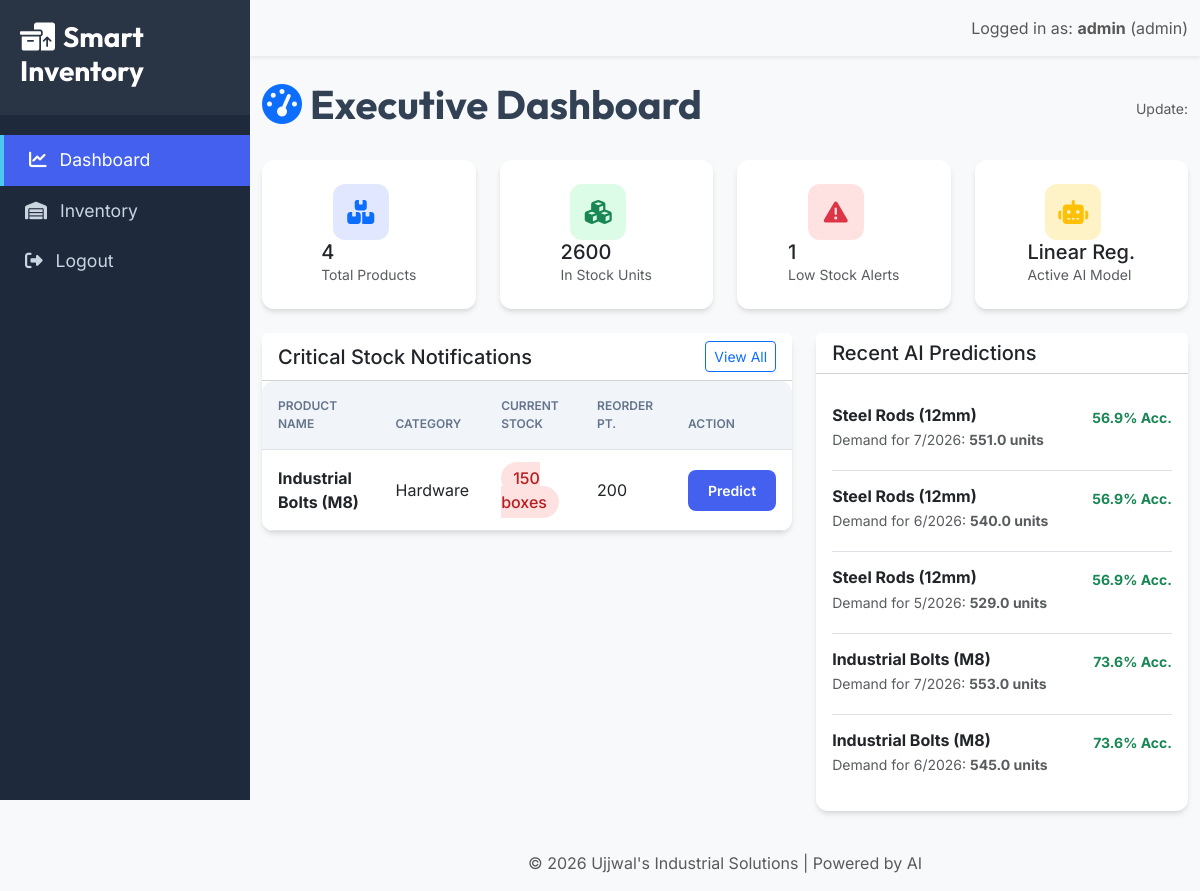
The page / (signed in) on the database its author committed.
### app/models.py (models this page shows, shortened)
class User(UserMixin, db.Model):
    __tablename__ = 'users'
    id = db.Column(db.Integer, primary_key=True)
    username = db.Column(db.String(80), unique=True, nullable=False, index=True)
    password_hash = db.Column(db.String(255), nullable=False)
    role = db.Column(db.String(20), nullable=False, default='viewer')
    created_at = db.Column(db.DateTime, default=datetime.utcnow)

class Inventory(db.Model):
    __tablename__ = 'inventory'
    id = db.Column(db.Integer, primary_key=True)
    product_id = db.Column(db.Integer, db.ForeignKey('products.id'), unique=True, nullable=False)
    quantity_in_stock = db.Column(db.Integer, nullable=False, default=0)
    warehouse_location = db.Column(db.String(100), default='Main Warehouse')
    last_updated = db.Column(db.DateTime, default=datetime.utcnow, onupdate=datetime.utcnow)

class Product(db.Model):
    __tablename__ = 'products'
    id = db.Column(db.Integer, primary_key=True)
    name = db.Column(db.String(200), unique=True, nullable=False, index=True)
    category = db.Column(db.String(100), nullable=False)
    unit = db.Column(db.String(50), nullable=False, default='units')
    reorder_point = db.Column(db.Integer, nullable=False, default=100)
    lead_time_days = db.Column(db.Integer, nullable=False, default=7)
    created_at = db.Column(db.DateTime, default=datetime.utcnow)
    inventory = db.relationship('Inventory', backref='product', lazy=True, cascade='all, delete-orphan')
    sales = db.relationship('Sales', backref='product', lazy=True, cascade='all, delete-orphan')
    predictions = db.relationship('Prediction', backref='product', lazy=True, cascade='all, delete-orphan')

class Prediction(db.Model):
    __tablename__ = 'predictions'
    id = db.Column(db.Integer, primary_key=True)
    product_id = db.Column(db.Integer, db.ForeignKey('products.id'), nullable=False, index=True)
    predicted_quantity = db.Column(db.Float, nullable=False)
    prediction_month = db.Column(db.Integer, nullable=False)
    prediction_year = db.Column(db.Integer, nullable=False)
    confidence_score = db.Column(db.Float)
    created_at = db.Column(db.DateTime, default=datetime.utcnow)

### app/routes/inventory.py (the view)
@inventory_bp.route('/')
@login_required
def dashboard():
    total_products = Product.query.count()
    total_stock = db.session.query(func.sum(Inventory.quantity_in_stock)).scalar() or 0
    low_stock_items = db.session.query(Inventory).join(Product).filter(
        Inventory.quantity_in_stock <= Product.reorder_point
    ).all()
    recent_predictions = Prediction.query.order_by(Prediction.created_at.desc()).limit(5).all()
    return render_template('dashboard.html',
                           total_products=total_products,
                           total_stock=total_stock,
                           low_stock_count=len(low_stock_items),
                           low_stock_items=low_stock_items,
                           recent_predictions=recent_predictions)

### app/__init__.py (called while the page is built)
def create_app():
    app = Flask(__name__)
    app.config.from_object(Config)
    db.init_app(app)
    login_manager = LoginManager()
    login_manager.login_view = 'auth.login'
    login_manager.init_app(app)
    @login_manager.user_loader
    def load_user(user_id):
        return User.query.get(int(user_id))
    from .routes.auth import auth_bp
    from .routes.inventory import inventory_bp
    app.register_blueprint(auth_bp)
    app.register_blueprint(inventory_bp)
    with app.app_context():
        db.create_all()
    return app

### app/templates/dashboard.html
{% extends "base.html" %}
{% block content %}
<div class="d-flex justify-content-between align-items-center mb-4">
    <h1><i class="fas fa-gauge-high me-2 text-primary"></i>Executive Dashboard</h1>
    <span class="text-muted small">Update: {{ now }}</span>
</div>
<div class="row">
    <div class="col-md-3">
        <div class="card stat-card">
            <div class="stat-icon bg-primary-soft text-primary"><i class="fas fa-boxes"></i></div>
            <div>
                <h5 class="mb-0">{{ total_products }}</h5>
                <p class="text-muted mb-0 small">Total Products</p>
            </div>
        </div>
    </div>
    <div class="col-md-3">
        <div class="card stat-card">
            <div class="stat-icon bg-success-soft text-success"><i class="fas fa-cubes"></i></div>
            <div>
                <h5 class="mb-0">{{ total_stock }}</h5>
                <p class="text-muted mb-0 small">In Stock Units</p>
            </div>
        </div>
    </div>
    <div class="col-md-3">
        <div class="card stat-card">
            <div class="stat-icon bg-danger-soft text-danger"><i class="fas fa-triangle-exclamation"></i></div>
            <div>
                <h5 class="mb-0">{{ low_stock_count }}</h5>
                <p class="text-muted mb-0 small">Low Stock Alerts</p>
            </div>
        </div>
    </div>
    <div class="col-md-3">
        <div class="card stat-card">
            <div class="stat-icon bg-warning-soft text-warning"><i class="fas fa-robot"></i></div>
            <div>
                <h5 class="mb-0">Linear Reg.</h5>
                <p class="text-muted mb-0 small">Active AI Model</p>
            </div>
        </div>
    </div>
</div>
<div class="row">
    <div class="col-md-7">
        <div class="card">
            <div class="card-header bg-white d-flex justify-content-between align-items-center">
                <h5 class="mb-0">Critical Stock Notifications</h5>
                <a href="{{ url_for('inventory.inventory_list') }}" class="btn btn-sm btn-outline-primary">View All</a>
            </div>
            <div class="card-body p-0">
                <div class="table-responsive">
                    <table class="table mb-0">
                        <thead>
                            <tr>
                                <th>Product Name</th>
                                <th>Category</th>
                                <th>Current Stock</th>
                                <th>Reorder Pt.</th>
                                <th>Action</th>
                            </tr>
                        </thead>
                        <tbody>
                            {% for item in low_stock_items %}
                            <tr>
                                <td class="fw-bold">{{ item.product.name }}</td>
                                <td>{{ item.product.category }}</td>
                                <td><span class="badge-low-stock">{{ item.quantity_in_stock }} {{ item.product.unit }}</span></td>
                                <td>{{ item.product.reorder_point }}</td>
                                <td>
                                    <a href="{{ url_for('inventory.predict', product_id=item.product.id) }}" class="btn btn-sm btn-primary">Predict</a>
                                </td>
                            </tr>
                            {% else %}
                            <tr>
                                <td colspan="5" class="text-center py-4 text-muted">All stock levels are optimal.</td>
                            </tr>
                            {% endfor %}
                        </tbody>
                    </table>
                </div>
            </div>
        </div>
    </div>
    <div class="col-md-5">
        <div class="card">
            <div class="card-header bg-white">
                <h5 class="mb-0">Recent AI Predictions</h5>
            </div>
            <div class="card-body">
                <div class="list-group list-group-flush">
                    {% for pred in recent_predictions %}
                    <div class="list-group-item px-0 py-3">
                        <div class="d-flex w-100 justify-content-between align-items-center">
                            <h6 class="mb-1 fw-bold">{{ pred.product.name }}</h6>
                            <small class="text-success fw-bold">{{ (pred.confidence_score * 100)|round(1) }}% Acc.</small>
                        </div>
                        <p class="mb-1 text-muted small">Demand for {{ pred.prediction_month }}/{{ pred.prediction_year }}: <strong>{{ pred.predicted_quantity|round }} units</strong></p>
                    </div>
                    {% else %}
                    <p class="text-center py-3 text-muted">Run predictions to see results here.</p>
                    {% endfor %}
                </div>
            </div>
        </div>
    </div>
</div>
{% endblock %}

### app/templates/base.html (shortened to what this page needs)
<!DOCTYPE html>
<html lang="en">
<head>
    <link href="https://cdn.jsdelivr.net/npm/bootstrap@5.3.0/dist/css/bootstrap.min.css" rel="stylesheet">
    <link rel="stylesheet" href="https://cdnjs.cloudflare.com/ajax/libs/font-awesome/6.4.0/css/all.min.css">
    <link rel="stylesheet" href="{{ url_for('static', filename='css/style.css') }}">
</head>
<body>
    <div class="wrapper">
        {% if current_user.is_authenticated %}
        <nav id="sidebar" class="sidebar">
            <div class="sidebar-header">
                <h3><i class="fas fa-boxes-packing me-2"></i>Smart Inventory</h3>
            </div>
            <ul class="list-unstyled components">
                <li class="{% if request.endpoint == 'inventory.dashboard' %}active{% endif %}">
                    <a href="{{ url_for('inventory.dashboard') }}"><i class="fas fa-chart-line me-2"></i> Dashboard</a>
                </li>
                <li class="{% if request.endpoint == 'inventory.inventory_list' %}active{% endif %}">
                    <a href="{{ url_for('inventory.inventory_list') }}"><i class="fas fa-warehouse me-2"></i> Inventory</a>
                </li>
                <li>
                    <a href="{{ url_for('auth.logout') }}"><i class="fas fa-sign-out-alt me-2"></i> Logout</a>
                </li>
            </ul>
        </nav>
        {% endif %}
        <div id="content" class="{% if current_user.is_authenticated %}with-sidebar{% endif %}">
            <nav class="navbar navbar-expand-lg navbar-light bg-light shadow-sm mb-4">
                <div class="container-fluid">
                    {% if current_user.is_authenticated %}
                    <span class="navbar-text ms-auto">
                        Logged in as: <strong>{{ current_user.username }}</strong> ({{ current_user.role }})
                    </span>
                    {% else %}
                    <a class="navbar-brand" href="/">Smart Inventory AI</a>
                    {% endif %}
                </div>
            </nav>
            <div class="container">
                {% block content %}{% endblock %}
            </div>
            <footer class="footer mt-auto py-3 bg-light text-center">
                <div class="container">
                    <span class="text-muted">© 2026 {{ config.COMPANY_NAME }} | Powered by AI</span>
                </div>
            </footer>
        </div>
    </div>
</body>
</html>

### app/static/css/style.css (style rules this page uses)
:root { --primary-color: #4361ee; --secondary-color: #3f37c9; --success-color: #4cc9f0; --danger-color: #f72585; --warning-color: #fb8500; --bg-color: #f8f9fa; --card-bg: #ffffff; --sidebar-bg: #1e293b; --text-main: #334155; --text-muted: #64748b; --font-family: 'Inter', sans-serif; --font-heading: 'Outfit', sans-serif; }
body { font-family: var(--font-family); background-color: var(--bg-color); color: var(--text-main); }
h1, h2, h3, h4, .sidebar-header h3 { font-family: var(--font-heading); font-weight: 700; }
.wrapper { display: flex; min-height: 100vh; }
.sidebar { min-width: 250px; max-width: 250px; background-color: var(--sidebar-bg); color: #fff; transition: all 0.3s; height: 100vh; position: fixed; z-index: 1000; }
.sidebar-header { padding: 20px; background: rgba(255, 255, 255, 0.05); }
.sidebar ul.components { padding: 20px 0; }
.sidebar ul li a { padding: 12px 25px; font-size: 1.1em; display: block; color: #cbd5e1; text-decoration: none; transition: 0.3s; }
.sidebar ul li a:hover, .sidebar ul li.active > a { color: #fff; background: var(--primary-color); border-left: 4px solid var(--success-color); }
#content.with-sidebar { width: calc(100% - 250px); margin-left: 250px; padding: 0; transition: all 0.3s; }
.card { border: none; border-radius: 12px; box-shadow: 0 4px 6px -1px rgba(0, 0, 0, 0.1), 0 2px 4px -1px rgba(0, 0, 0, 0.06); margin-bottom: 24px; }
.stat-card { padding: 24px; display: flex; align-items: center; }
.stat-icon { width: 56px; height: 56px; border-radius: 12px; display: flex; align-items: center; justify-content: center; font-size: 24px; margin-right: 16px; }
.bg-primary-soft { background-color: #e0e7ff; color: var(--primary-color); }
.bg-success-soft { background-color: #dcfce7; color: #15803d; }
.bg-danger-soft { background-color: #fee2e2; color: #b91c1c; }
.bg-warning-soft { background-color: #fef3c7; color: #b45309; }
.table { border-radius: 12px; overflow: hidden; }
.table thead th { background-color: #f1f5f9; font-weight: 600; color: var(--text-muted); text-transform: uppercase; font-size: 0.75rem; padding: 16px; }
.table tbody td { padding: 16px; vertical-align: middle; }
.btn-primary { background-color: var(--primary-color); border: none; padding: 10px 20px; font-weight: 600; border-radius: 8px; }
.badge-low-stock { background-color: #fee2e2; color: #b91c1c; padding: 6px 12px; border-radius: 20px; font-weight: 500; }

### rows shown on the page
User: username "admin", role "admin"
Inventory: product.name "Industrial Bolts (M8)", product.category "Hardware", quantity_in_stock "150", product.unit "boxes", product.reorder_point "200"
Prediction: product.name "Steel Rods (12mm)", (pred.confidence_score*100)|round(1) "56.9", prediction_month "7", prediction_year "2026", predicted_quantity "551.0"
Prediction: product.name "Steel Rods (12mm)", (pred.confidence_score*100)|round(1) "56.9", prediction_month "6", prediction_year "2026", predicted_quantity "540.0"
Prediction: product.name "Steel Rods (12mm)", (pred.confidence_score*100)|round(1) "56.9", prediction_month "5", prediction_year "2026", predicted_quantity "529.0"
Prediction: product.name "Industrial Bolts (M8)", (pred.confidence_score*100)|round(1) "73.6", prediction_month "7", prediction_year "2026", predicted_quantity "553.0"
Prediction: product.name "Industrial Bolts (M8)", (pred.confidence_score*100)|round(1) "73.6", prediction_month "6", prediction_year "2026", predicted_quantity "545.0"

### other values the page prints
{{ total_products }} "4"
{{ total_stock }} "2600"
{{ low_stock_count }} "1"
{{ config.COMPANY_NAME }} "Ujjwal's Industrial Solutions"
